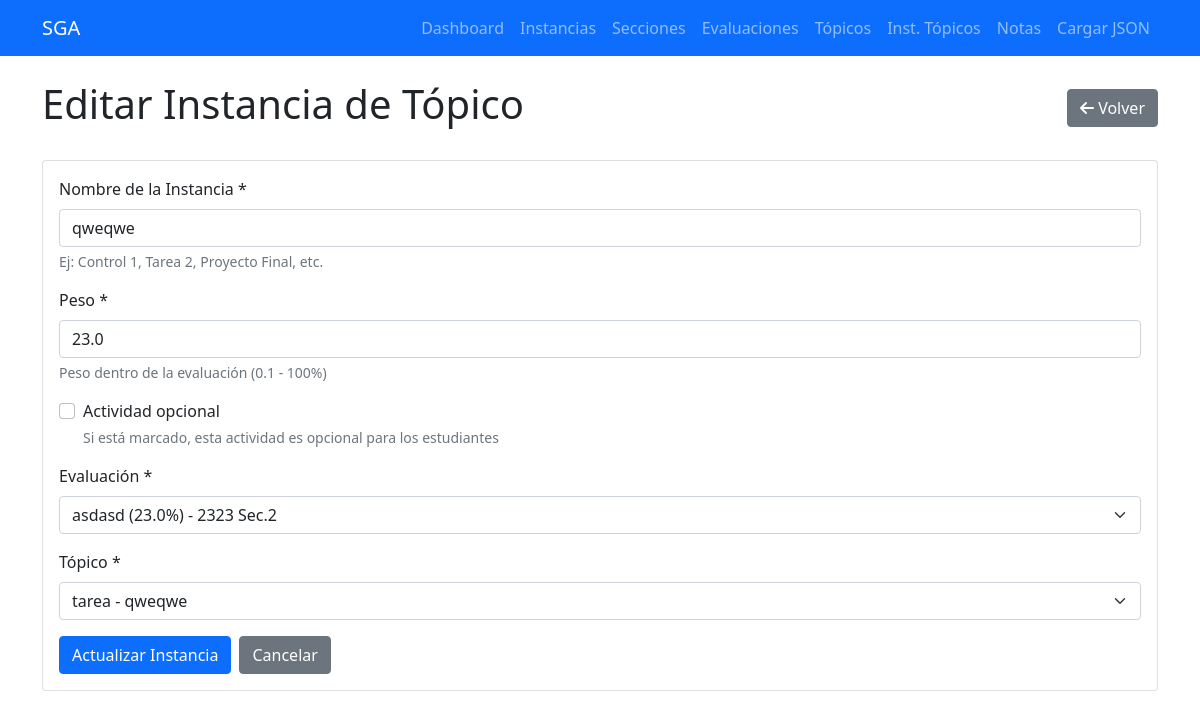
Page /instancias-topico/1/editar on the committed database.
### tables this page shows
CREATE TABLE instancias_topico (
            id INTEGER PRIMARY KEY AUTOINCREMENT,
            nombre TEXT NOT NULL,
            peso REAL NOT NULL,
            opcional BOOLEAN DEFAULT 0,
            evaluacion_id INTEGER NOT NULL,
            topico_id INTEGER NOT NULL,
            created_at TIMESTAMP DEFAULT CURRENT_TIMESTAMP,
            FOREIGN KEY (evaluacion_id) REFERENCES evaluaciones (id) ON DELETE CASCADE,
            FOREIGN KEY (topico_id) REFERENCES topicos (id) ON DELETE CASCADE
        );

CREATE TABLE evaluaciones (
            id INTEGER PRIMARY KEY AUTOINCREMENT,
            nombre TEXT NOT NULL,
            porcentaje REAL NOT NULL,
            seccion_id INTEGER NOT NULL,
            created_at TIMESTAMP DEFAULT CURRENT_TIMESTAMP,
            FOREIGN KEY (seccion_id) REFERENCES secciones (id) ON DELETE CASCADE
        );

CREATE TABLE topicos (
            id INTEGER PRIMARY KEY AUTOINCREMENT,
            nombre TEXT NOT NULL,
            tipo TEXT NOT NULL,
            created_at TIMESTAMP DEFAULT CURRENT_TIMESTAMP
        );

### routes/instancia_topico_routes.py (the view, shortened to what this page needs)
@instancia_topico_bp.route('/instancias-topico/<int:id>/editar', methods=['GET', 'POST'])
def editar_instancia(id):
    instancia = InstanciaTopico.obtener_por_id(id)
    if not instancia:
        flash('Instancia de tópico no encontrada', 'error')
        return redirect(url_for('instancia_topico.listar_instancias'))
    evaluaciones = Evaluacion.obtener_todos()
    topicos = Topico.obtener_todos()
    return render_template('instancias_topico/editar.html', instancia=instancia, evaluaciones=evaluaciones, topicos=topicos)

### db/database.py (called while the page is built)
def get_connection():
    return sqlite3.connect(DATABASE_PATH)

def execute_query(query, params=None):
    conn = get_connection()
    cursor = conn.cursor()
    if params:
        cursor.execute(query, params)
    else:
        cursor.execute(query)
    if query.strip().upper().startswith('SELECT'):
        results = cursor.fetchall()
    else:
        conn.commit()
        results = cursor.lastrowid
    conn.close()
    return results

### models/instancia_topico.py (called while the page is built)
    @classmethod
    def obtener_por_id(cls, id):
        query = "SELECT id, nombre, peso, opcional, evaluacion_id, topico_id FROM instancias_topico WHERE id = ?"
        resultado = execute_query(query, (id,))
        if resultado:
            fila = resultado[0]
            return cls(fila[0], fila[1], fila[2], bool(fila[3]), fila[4], fila[5])
        return None

### models/topico.py (called while the page is built)
    @classmethod
    def obtener_todos(cls):
        query = "SELECT id, nombre, tipo FROM topicos ORDER BY tipo, nombre"
        resultados = execute_query(query)
        return [
            {
                'id': fila[0],
                'nombre': fila[1],
                'tipo': fila[2]
            }
            for fila in resultados
        ]

### templates/instancias_topico/editar.html (shortened to what this page needs)
{% extends "base.html" %}
{% block content %}
<div class="d-flex justify-content-between align-items-center mb-4">
    <h1>Editar Instancia de Tópico</h1>
    <a href="{{ url_for('instancia_topico.listar_instancias') }}" class="btn btn-secondary">
        <i class="fas fa-arrow-left"></i> Volver
    </a>
</div>
<div class="card">
    <div class="card-body">
        <form method="POST">
            <div class="mb-3">
                <label for="nombre" class="form-label">Nombre de la Instancia *</label>
                <input type="text" class="form-control" id="nombre" name="nombre"
                       value="{{ instancia.nombre }}" required>
                <div class="form-text">Ej: Control 1, Tarea 2, Proyecto Final, etc.</div>
            </div>
            <div class="mb-3">
                <label for="peso" class="form-label">Peso *</label>
                <input type="number" class="form-control" id="peso" name="peso"
                       value="{{ instancia.peso }}" min="0.1" max="100" step="0.1" required>
                <div class="form-text">Peso dentro de la evaluación (0.1 - 100%)</div>
            </div>
            <div class="mb-3">
                <div class="form-check">
                    <input type="checkbox" class="form-check-input" id="opcional" name="opcional"
                           {% if instancia.opcional %}checked{% endif %}>
                    <label class="form-check-label" for="opcional">
                        Actividad opcional
                    </label>
                    <div class="form-text">Si está marcado, esta actividad es opcional para los estudiantes</div>
                </div>
            </div>
            <div class="mb-3">
                <label for="evaluacion_id" class="form-label">Evaluación *</label>
                <select class="form-select" id="evaluacion_id" name="evaluacion_id" required>
                    {% for evaluacion in evaluaciones %}
                        <option value="{{ evaluacion.id }}"
                                {% if evaluacion.id == instancia.evaluacion_id %}selected{% endif %}>
                            {{ evaluacion.nombre }} ({{ evaluacion.porcentaje }}%) -
                        </option>
                    {% endfor %}
                </select>
            </div>
            <div class="mb-3">
                <label for="topico_id" class="form-label">Tópico *</label>
                <select class="form-select" id="topico_id" name="topico_id" required>
                    {% for topico in topicos %}
                        <option value="{{ topico.id }}"
                                {% if topico.id == instancia.topico_id %}selected{% endif %}>
                            {{ topico.tipo }} - {{ topico.nombre }}
                        </option>
                    {% endfor %}
                </select>
            </div>
            <div class="d-flex gap-2">
                <button type="submit" class="btn btn-primary">Actualizar Instancia</button>
                <a href="{{ url_for('instancia_topico.listar_instancias') }}" class="btn btn-secondary">Cancelar</a>
            </div>
        </form>
    </div>
</div>
{% endblock %}

### rows in the picture
instancias_topico: nombre "qweqwe", peso "23.0", evaluacion_id "asdasd (23.0%) - 2323 Sec.2", topico_id "tarea - qweqwe"
